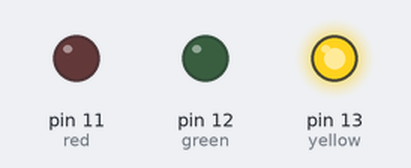
Recording of a sketch running on a simulated Arduino Uno, built with avr-gcc and run on an emulated ATmega328P. Shown: output pins drawn as LEDs (lit = HIGH).

Above: at 1.0 s.
At 3.0 s:
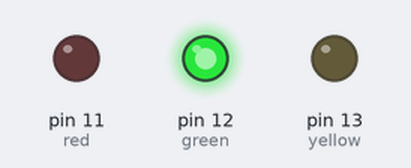
At 5.0 s:
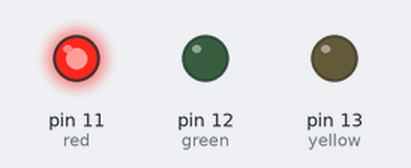
Timing chart, 0 to 7.8 s (numbered marks = the images above):
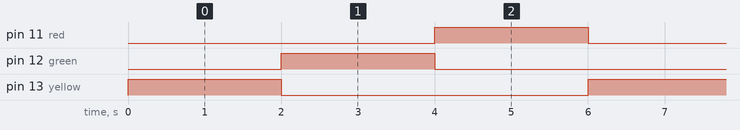

Measured:
- by itself, pin 11 (red), pin 12 (green), pin 13 (yellow): alternates HIGH for 2.0 s and LOW for 4.0 s
- by itself, everything shown: repeats every 6.0 s, in 4 steps

The sketch:

LED.ino
```cpp
//！高电平和低电平之前设置delay，不然看不见灯亮

int yellow = 13;
int green = 12;
int red = 11;

void setup() {
    pinMode(green, OUTPUT);
    pinMode(yellow, OUTPUT);
    pinMode(red, OUTPUT);
}

void loop() {
    digitalWrite(yellow, HIGH);
    delay(2000);
    digitalWrite(yellow, LOW);

    digitalWrite(green, HIGH);
    delay(2000);
    digitalWrite(green, LOW);

    digitalWrite(red, HIGH);
    delay(2000);
    digitalWrite(red, LOW);

}
```
